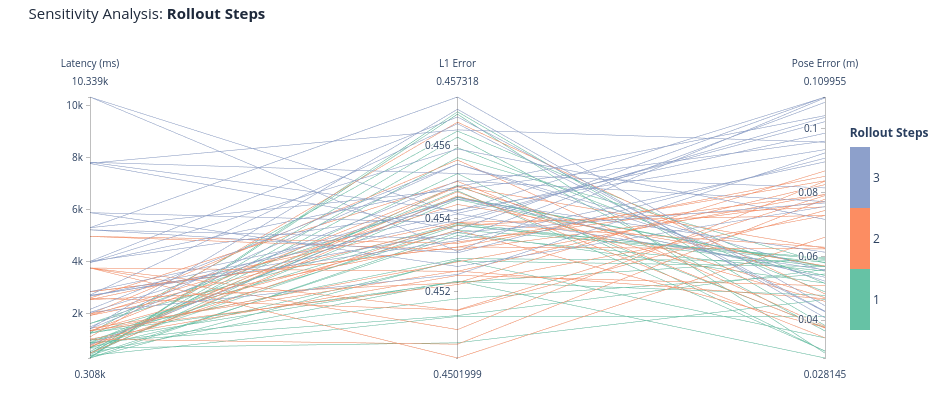
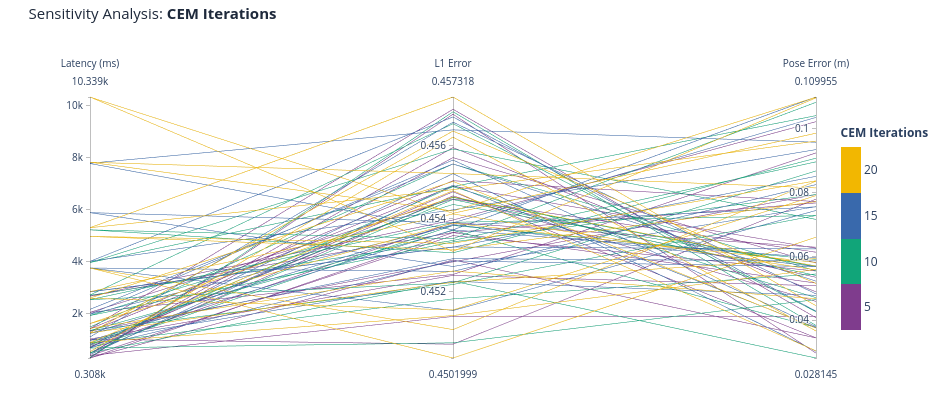
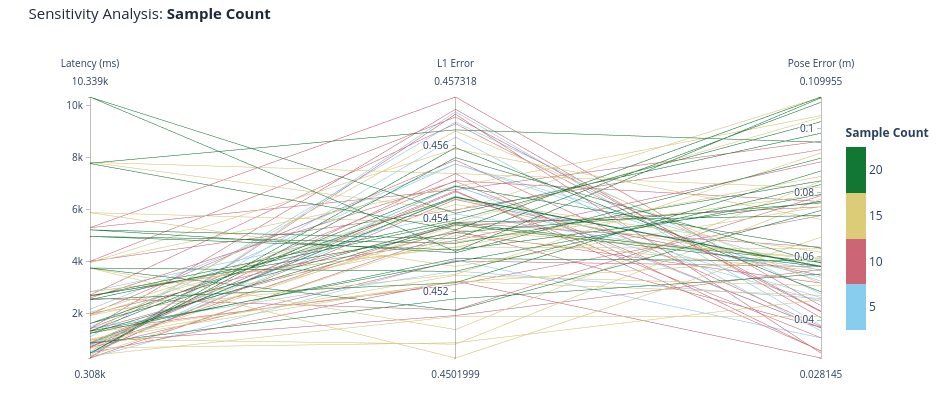
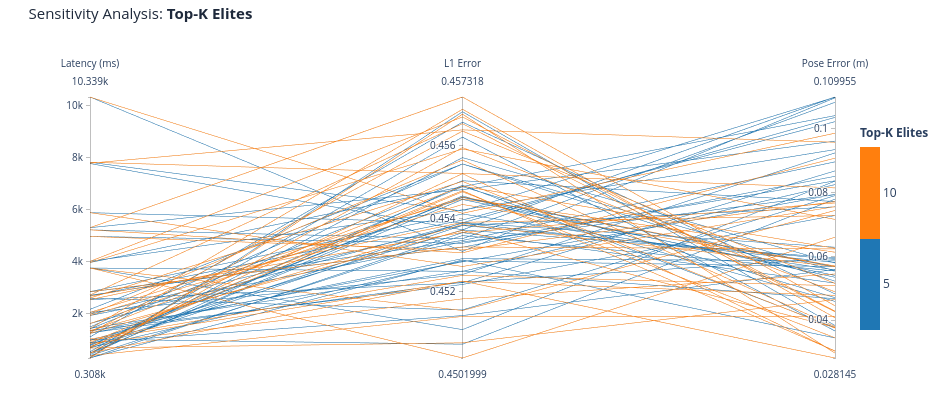

Notebook source saved alongside these figures, in order:
### Markdown cell above
### Parallel Coordinate Plots

### Code cell
import plotly.express as px
import plotly.graph_objects as go

df = df_results.copy()

params = ["rollout", "cem_steps", "samples", "topk"]
param_titles = {
    "rollout": "Rollout Steps",
    "cem_steps": "CEM Iterations",
    "samples": "Sample Count",
    "topk": "Top-K Elites",
}

# Qualitative discrete palettes (distinct colors with high contrast)
discrete_palettes = {
    "rollout": px.colors.qualitative.Set2,
    "cem_steps": px.colors.qualitative.Bold,
    "samples": px.colors.qualitative.Safe,
    "topk": px.colors.qualitative.D3,
}

# Shared objective ranges
metric_ranges = {
    "Latency (ms)": [
        float(df["mean_inference_latency_ms"].min()),
        float(df["mean_inference_latency_ms"].max()),
    ],
    "L1 Error": [
        float(df["mean_rep_l1_error"].min()),
        float(df["mean_rep_l1_error"].max()),
    ],
    "Pose Error (m)": [
        float(df["mean_pose_error_m"].min()),
        float(df["mean_pose_error_m"].max()),
    ],
}


def build_discrete_colorscale(unique_vals, palette):
    """Builds a discrete stepped colorscale matching exact discrete values."""
    n = len(unique_vals)
    colors = [palette[i % len(palette)] for i in range(n)]
    scale = []
    for i in range(n):
        low = i / n
        high = (i + 1) / n
        scale.append([low, colors[i]])
        scale.append([high, colors[i]])
    return scale, colors


for p in params:
    unique_vals = sorted(df[p].unique())
    n_vals = len(unique_vals)

    # Map each distinct parameter value to an integer index [0, 1, ..., n-1]
    val_to_idx = {val: i for i, val in enumerate(unique_vals)}
    color_indices = df[p].map(val_to_idx)

    stepped_scale, _ = build_discrete_colorscale(
        unique_vals, discrete_palettes[p]
    )

    # Position ticks right in the middle of each discrete colored band
    tick_positions = [(i + 0.5) for i in range(n_vals)]
    tick_labels = [str(val) for val in unique_vals]

    dimensions = [
        dict(
            label="Latency (ms)",
            values=df["mean_inference_latency_ms"],
            range=metric_ranges["Latency (ms)"],
        ),
        dict(
            label="L1 Error",
            values=df["mean_rep_l1_error"],
            range=metric_ranges["L1 Error"],
        ),
        dict(
            label="Pose Error (m)",
            values=df["mean_pose_error_m"],
            range=metric_ranges["Pose Error (m)"],
        ),
    ]

    fig = go.Figure(
        data=go.Parcoords(
            line=dict(
                color=color_indices,
                colorscale=stepped_scale,
                cmin=0,
                cmax=n_vals,
                showscale=True,
                colorbar=dict(
                    title=dict(
                        text=f"<b>{param_titles[p]}</b>",
                        side="top",
                        font=dict(size=12),
                    ),
                    tickvals=tick_positions,
                    ticktext=tick_labels,
                    thickness=20,
                    len=0.85,
                ),
            ),
            dimensions=dimensions,
        )
    )

    fig.update_layout(
        title=dict(
            text=f"Sensitivity Analysis: <b>{param_titles[p]}</b>",
            font=dict(size=15, color="#1e293b"),
            x=0.03,
            y=0.98,  # Anchors title at the top
            xanchor="left",
            yanchor="top",
        ),
        height=400,
        width=950,
        template="plotly_white",
        margin=dict(l=90, r=110, t=95, b=40),  # t=95 prevents label collision
    )

    fig.show()
